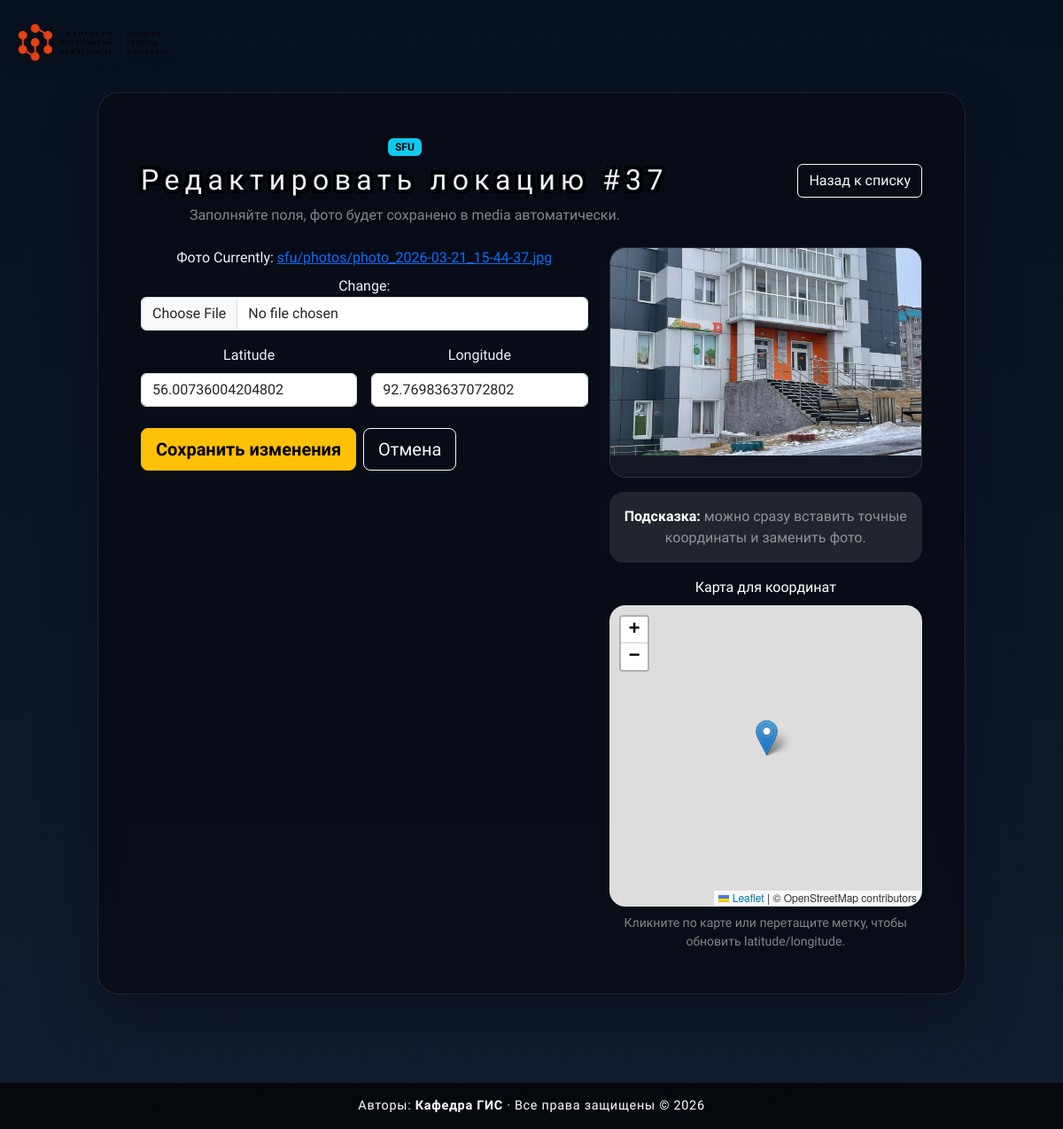
The page /locations/sfu/37/edit/ on the database its author committed.
### mainpage/models.py (models this page shows, shortened)
class SfuLocation(models.Model):
    photo = models.ImageField(upload_to='sfu/photos/')  # фото места
    latitude = models.FloatField()  # широта
    longitude = models.FloatField()  # долгота

### mainpage/views.py (the view)
# urls.py: path('locations/<str:location_type>/<int:pk>/edit/', views.location_edit, name='location_edit'),
def location_edit(request, location_type, pk):
    location_type, config = _get_location_config(location_type)
    obj = get_object_or_404(config['model'], pk=pk)
    if request.method == 'POST':
        form = config['form'](request.POST, request.FILES, instance=obj)
        if form.is_valid():
            form.save()
            return redirect('location_dashboard')
    else:
        form = config['form'](instance=obj)
    return render(request, 'mainpage/location_form.html', {
        'form': form,
        'location_type_form': LocationTypeForm(initial={'location_type': location_type}),
        'location_type': location_type,
        'location_label': config['label'],
        'page_title': f'Редактировать локацию #{obj.pk}',
        'submit_label': 'Сохранить изменения',
        'is_edit': True,
        'object': obj,
    })

### mainpage/forms.py
class SfuLocationForm(BaseLocationForm):
    class Meta(BaseLocationForm.Meta):
        model = SfuLocation

class LocationTypeForm(forms.Form):
    location_type = forms.ChoiceField(
        choices=(
            ('sfu', 'SFU'),
            ('kras', 'Kras'),
        ),
        widget=forms.Select(attrs={'class': 'form-select'}),
        label='Тип локации',
    )

### mainpage/views.py (called while the page is built)
def _normalize_location_type(value):
    value = (value or 'sfu').strip().lower()
    return value if value in LOCATION_CONFIG else 'sfu'

def _get_location_config(location_type):
    normalized = _normalize_location_type(location_type)
    return normalized, LOCATION_CONFIG[normalized]

### mainpage/templates/mainpage/location_form.html (shortened to what this page needs)
{% load static %}
<!DOCTYPE html>
<html lang="ru">
<head>
    <link rel="stylesheet" href="https://cdn.jsdelivr.net/npm/bootstrap@5.3.3/dist/css/bootstrap.min.css">
    <link rel="stylesheet" href="{% static 'mainpage/style.css' %}">
    <link rel="stylesheet" href="https://unpkg.com/leaflet@1.9.4/dist/leaflet.css">
</head>
<body class="page-location-form">
    {% include 'mainpage/_institute_logo.html' %}
    <div class="form-shell">
        <div class="glass-card p-4 p-lg-5">
            <div class="d-flex flex-wrap justify-content-between align-items-center gap-3 mb-4">
                <div>
                    <span class="badge text-bg-info mb-2">{{ location_label }}</span>
                    <h1 class="h2 mb-2">{{ page_title }}</h1>
                    <p class="text-white-50 mb-0">Заполняйте поля, фото будет сохранено в media автоматически.</p>
                </div>
                <a href="{% url 'location_dashboard' %}" class="btn btn-outline-light">Назад к списку</a>
            </div>
            <div class="row g-4">
                <div class="col-lg-7">
                    <form method="post" enctype="multipart/form-data" class="needs-validation" novalidate>
                        <div class="mb-3">
                            <label class="form-label">Фото</label>
                            {{ form.photo }}
                        </div>
                        <div class="row g-3">
                            <div class="col-md-6">
                                <label class="form-label">Latitude</label>
                                {{ form.latitude }}
                            </div>
                            <div class="col-md-6">
                                <label class="form-label">Longitude</label>
                                {{ form.longitude }}
                            </div>
                        </div>
                        <div class="d-flex flex-wrap gap-2 mt-4">
                            <button class="btn btn-warning btn-lg fw-semibold" type="submit">{{ submit_label }}</button>
                            <a href="{% url 'location_dashboard' %}" class="btn btn-outline-light btn-lg">Отмена</a>
                        </div>
                    </form>
                </div>
                <div class="col-lg-5">
                    <div class="image-preview mb-3" id="image-preview">
                        {% if object and object.photo %}
                            <img src="{{ object.photo.url }}" alt="Текущее фото">
                        {% else %}
                            <div class="d-flex align-items-center justify-content-center h-100 text-white-50 p-4 text-center">
                                Предпросмотр появится после выбора изображения
                            </div>
                        {% endif %}
                    </div>
                    <div class="p-3 rounded-4 bg-white bg-opacity-10 text-white-50">
                        <strong class="text-white">Подсказка:</strong> можно сразу вставить точные координаты и заменить фото.
                    </div>
                    <div class="mt-3">
                        <label class="form-label text-white">Карта для координат</label>
                        <div id="edit-map"></div>
                        <div class="text-white-50 small mt-2">Кликните по карте или перетащите метку, чтобы обновить latitude/longitude.</div>
                    </div>
                </div>
            </div>
        </div>
    </div>
    {% include 'mainpage/_site_footer.html' %}
</body>
</html>

### static/mainpage/style.css (style rules this page uses)
*, *::before, *::after { box-sizing: border-box; }
:root { --site-footer-height: 72px; --institute-logo-height: 72px; --institute-logo-gap: 12px; --page-top-offset: calc( var(--institute-logo-gap) + var(--institute-logo-height) + 20px + env(safe-area-inset-top, 0px) ); }
body { margin: 0; padding: 0; padding-bottom: calc(var(--site-footer-height) + env(safe-area-inset-bottom, 0px)); min-height: 100vh; min-height: 100dvh; height: 100vh; display: flex; flex-direction: column; justify-content: center; align-items: center; color: white; text-align: center; overflow: hidden; font-family: 'Exo 2', system-ui, sans-serif; font-weight: 500; -webkit-font-smoothing: antialiased; -moz-osx-font-smoothing: grayscale; position: relative; background: #000; }
h1 { font-family: 'Exo 2', system-ui, sans-serif; font-weight: 700; font-size: 4rem; margin: 0 0 60px 0; text-shadow: 4px 4px 0 #000, -4px -4px 0 #000, 4px -4px 0 #000, -4px 4px 0 #000; letter-spacing: 0.2em; line-height: 1.4; }
body.page-location-form .form-shell, body.page-location-delete .delete-shell { padding-top: var(--page-top-offset); }

### mainpage/templates/mainpage/location_form.html (style rules this page uses)
body.page-location-form { display: block; align-items: stretch; justify-content: flex-start; overflow: auto !important; background: linear-gradient(180deg, #08111f 0%, #111b2d 100%); min-height: 100vh; height: auto; padding-bottom: calc(var(--site-footer-height) + 48px); }
.form-shell { width: min(980px, calc(100% - 24px)); margin: 0 auto; padding: 0 0 32px; }
.glass-card { background: rgba(7, 11, 20, 0.80); border: 1px solid rgba(255, 255, 255, 0.10); border-radius: 24px; box-shadow: 0 24px 64px rgba(0, 0, 0, 0.26); color: #eef2ff; backdrop-filter: blur(14px); }
.image-preview { min-height: 260px; border-radius: 18px; overflow: hidden; border: 1px solid rgba(255, 255, 255, 0.10); background: rgba(255, 255, 255, 0.05); }
.image-preview img { width: 100%; height: 100%; object-fit: cover; }
#edit-map { min-height: 340px; height: 340px; border-radius: 18px; overflow: hidden; border: 1px solid rgba(255, 255, 255, 0.10); }

### rows shown on the page
SfuLocation: latitude "56.00736004204802", longitude "92.76983637072802", photo (picture)

### other values the page prints
{{ location_label }} "SFU"
{{ page_title }} "Редактировать локацию #37"
{{ submit_label }} "Сохранить изменения"
